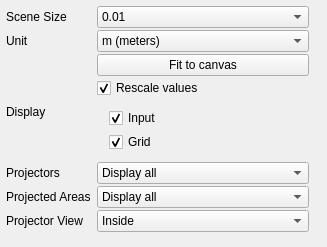
<?xml version="1.0" encoding="UTF-8"?>
<ui version="4.0">
 <class>omni::ui::Scene</class>
 <widget class="QWidget" name="omni::ui::Scene">
  <property name="geometry">
   <rect>
    <x>0</x>
    <y>0</y>
    <width>327</width>
    <height>247</height>
   </rect>
  </property>
  <property name="windowTitle">
   <string>Form</string>
  </property>
  <layout class="QFormLayout" name="formLayout_2">
   <property name="sizeConstraint">
    <enum>QLayout::SetMaximumSize</enum>
   </property>
   <property name="fieldGrowthPolicy">
    <enum>QFormLayout::ExpandingFieldsGrow</enum>
   </property>
   <property name="horizontalSpacing">
    <number>-1</number>
   </property>
   <property name="verticalSpacing">
    <number>2</number>
   </property>
   <property name="leftMargin">
    <number>6</number>
   </property>
   <property name="topMargin">
    <number>6</number>
   </property>
   <property name="rightMargin">
    <number>18</number>
   </property>
   <property name="bottomMargin">
    <number>6</number>
   </property>
   <item row="0" column="0">
    <widget class="QLabel" name="lbSceneSize">
     <property name="text">
      <string>Scene Size</string>
     </property>
    </widget>
   </item>
   <item row="8" column="0">
    <widget class="QLabel" name="lbDisplay">
     <property name="text">
      <string>Display</string>
     </property>
    </widget>
   </item>
   <item row="8" column="1">
    <widget class="QFrame" name="frameDisplay">
     <property name="sizePolicy">
      <sizepolicy hsizetype="Expanding" vsizetype="Preferred">
       <horstretch>0</horstretch>
       <verstretch>0</verstretch>
      </sizepolicy>
     </property>
     <layout class="QVBoxLayout" name="verticalLayout">
      <property name="spacing">
       <number>4</number>
      </property>
      <property name="leftMargin">
       <number>12</number>
      </property>
      <property name="topMargin">
       <number>8</number>
      </property>
      <property name="bottomMargin">
       <number>8</number>
      </property>
      <item>
       <widget class="QCheckBox" name="chkInput">
        <property name="whatsThis">
         <string>Display selected input on canvas</string>
        </property>
        <property name="text">
         <string>Input</string>
        </property>
        <property name="checked">
         <bool>true</bool>
        </property>
       </widget>
      </item>
      <item>
       <widget class="QCheckBox" name="chkGrid">
        <property name="whatsThis">
         <string>Display grid</string>
        </property>
        <property name="text">
         <string>Grid</string>
        </property>
        <property name="checked">
         <bool>true</bool>
        </property>
       </widget>
      </item>
     </layout>
    </widget>
   </item>
   <item row="11" column="0">
    <widget class="QLabel" name="lbProjectorView">
     <property name="text">
      <string>Projector View</string>
     </property>
    </widget>
   </item>
   <item row="11" column="1">
    <widget class="QComboBox" name="boxFrustumViewMode">
     <property name="sizePolicy">
      <sizepolicy hsizetype="Expanding" vsizetype="Fixed">
       <horstretch>0</horstretch>
       <verstretch>0</verstretch>
      </sizepolicy>
     </property>
     <item>
      <property name="text">
       <string>Inside</string>
      </property>
     </item>
     <item>
      <property name="text">
       <string>Outside</string>
      </property>
     </item>
     <item>
      <property name="text">
       <string>Both sides</string>
      </property>
     </item>
    </widget>
   </item>
   <item row="0" column="1">
    <widget class="QComboBox" name="boxSize">
     <property name="sizePolicy">
      <sizepolicy hsizetype="Expanding" vsizetype="Fixed">
       <horstretch>0</horstretch>
       <verstretch>0</verstretch>
      </sizepolicy>
     </property>
     <item>
      <property name="text">
       <string>0.01</string>
      </property>
     </item>
     <item>
      <property name="text">
       <string>0.1</string>
      </property>
     </item>
     <item>
      <property name="text">
       <string>0.5</string>
      </property>
     </item>
     <item>
      <property name="text">
       <string>1.0</string>
      </property>
     </item>
     <item>
      <property name="text">
       <string>5.0</string>
      </property>
     </item>
     <item>
      <property name="text">
       <string>10.0</string>
      </property>
     </item>
     <item>
      <property name="text">
       <string>25.0</string>
      </property>
     </item>
     <item>
      <property name="text">
       <string>50.0</string>
      </property>
     </item>
     <item>
      <property name="text">
       <string>100.0</string>
      </property>
     </item>
    </widget>
   </item>
   <item row="3" column="1">
    <widget class="QCheckBox" name="chkRescaleValues">
     <property name="toolTip">
      <string>Positions and sizes are rescaled when checked</string>
     </property>
     <property name="text">
      <string>Rescale values</string>
     </property>
     <property name="checked">
      <bool>true</bool>
     </property>
    </widget>
   </item>
   <item row="2" column="1">
    <widget class="QPushButton" name="btnFitToCanvas">
     <property name="sizePolicy">
      <sizepolicy hsizetype="Expanding" vsizetype="Fixed">
       <horstretch>0</horstretch>
       <verstretch>0</verstretch>
      </sizepolicy>
     </property>
     <property name="text">
      <string>Fit to canvas</string>
     </property>
    </widget>
   </item>
   <item row="1" column="1">
    <widget class="QComboBox" name="boxUnit">
     <property name="sizePolicy">
      <sizepolicy hsizetype="Expanding" vsizetype="Fixed">
       <horstretch>0</horstretch>
       <verstretch>0</verstretch>
      </sizepolicy>
     </property>
     <item>
      <property name="text">
       <string>m (meters)</string>
      </property>
     </item>
     <item>
      <property name="text">
       <string>cm (centimeters)</string>
      </property>
     </item>
     <item>
      <property name="text">
       <string>mm (millimeters)</string>
      </property>
     </item>
     <item>
      <property name="text">
       <string>in (inches)</string>
      </property>
     </item>
     <item>
      <property name="text">
       <string>ft (feet)</string>
      </property>
     </item>
    </widget>
   </item>
   <item row="1" column="0">
    <widget class="QLabel" name="lbUnit">
     <property name="text">
      <string>Unit</string>
     </property>
    </widget>
   </item>
   <item row="9" column="0">
    <widget class="QLabel" name="label">
     <property name="text">
      <string>Projectors</string>
     </property>
    </widget>
   </item>
   <item row="9" column="1">
    <widget class="QComboBox" name="boxProjectors">
     <property name="sizePolicy">
      <sizepolicy hsizetype="Expanding" vsizetype="Fixed">
       <horstretch>0</horstretch>
       <verstretch>0</verstretch>
      </sizepolicy>
     </property>
     <item>
      <property name="text">
       <string>Display all</string>
      </property>
     </item>
     <item>
      <property name="text">
       <string>Display selected only</string>
      </property>
     </item>
     <item>
      <property name="text">
       <string>Display none</string>
      </property>
     </item>
    </widget>
   </item>
   <item row="10" column="0">
    <widget class="QLabel" name="label_2">
     <property name="text">
      <string>Projected Areas</string>
     </property>
    </widget>
   </item>
   <item row="10" column="1">
    <widget class="QComboBox" name="boxProjectedAreas">
     <property name="sizePolicy">
      <sizepolicy hsizetype="Expanding" vsizetype="Fixed">
       <horstretch>0</horstretch>
       <verstretch>0</verstretch>
      </sizepolicy>
     </property>
     <item>
      <property name="text">
       <string>Display all</string>
      </property>
     </item>
     <item>
      <property name="text">
       <string>Display selected only</string>
      </property>
     </item>
     <item>
      <property name="text">
       <string>Display none</string>
      </property>
     </item>
    </widget>
   </item>
  </layout>
 </widget>
 <resources/>
 <connections/>
</ui>
